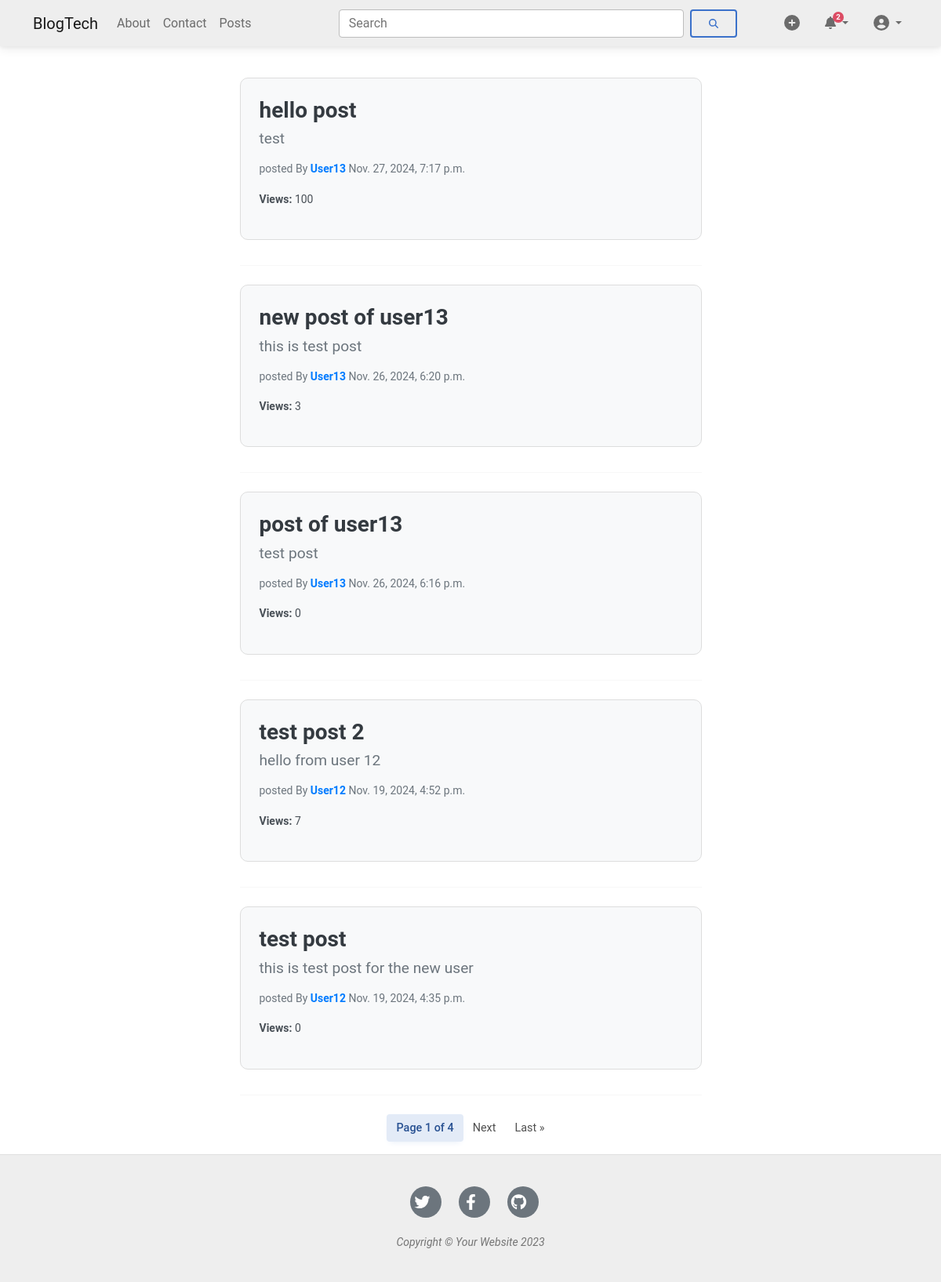
Screenshot of /posts/ (signed in) with the database file from the repository.
### blog/models.py (models this page shows, shortened)
class Post(models.Model):
    class Status(models.TextChoices):
        DRAFT = ("DF" , "Draft")
        PUBLISHED = ("PB" , "Published")
    title = models.CharField(max_length=255)
    author = models.ForeignKey(User , on_delete=models.CASCADE)
    slug = models.SlugField(max_length=255)
    body = models.TextField()
    bg_image = models.ImageField(upload_to="images/%Y/%m/%d/header_images")
    post_image = models.ImageField(upload_to="images/%Y/%m/%d/post_images")
    created_at = models.DateTimeField(auto_now_add=True)
    updated_at = models.DateTimeField(auto_now=True)
    publish = models.DateTimeField(default=timezone.now)
    status = models.CharField(max_length=2, choices=Status.choices , default=Status.PUBLISHED)
    views = models.PositiveBigIntegerField(default=0)
    likes = models.ManyToManyField(User , related_name="post_likes" , blank=True)
    class Meta:
        ordering = ['-publish']
        indexes = [
            models.Index(fields=['-publish'])
        ]
    def get_absolute_url(self):
        return reverse("post_details", args=[
            self.slug,
        ])

### blog/views.py (the view)
# urls.py: path('posts/' , home , name="home"),
@login_required
def home(request):
    page = HomePage.objects.all()[0]
    query = request.POST.get("q")
    if query:
        posts = Post.objects.filter(
            Q(title__icontains=query) | Q(body__icontains=query),
            status=Post.Status.PUBLISHED
        )
    else:
        posts = Post.objects.filter(status="PB")
    paginator = Paginator(posts , 5)
    page_number = request.GET.get('page')
    page_obj = paginator.get_page(page_number)
    return render(request, 'blog/home.html', {"page":page , 'page_obj':page_obj})

### blog/context_processors.py (called while the page is built)
def notifications_count(request):
    if isinstance(request.user, AnonymousUser):
        return {'unread_notifications_count': 0}
    unread_notifications = request.user.notifications.filter(is_read=False).count()
    return {'unread_notifications_count': unread_notifications}

### blog/templates/blog/home.html (shortened to what this page needs)
{% extends "base.html" %}
{% load static %}
{% block content %}
<div style="margin-top: 40px;">
    {% for post in page_obj %}
    <div class="container px-4 px-lg-5"  >
        <div class="row gx-4 gx-lg-5 justify-content-center">
            <div class="col-md-10 col-lg-8 col-xl-7">
                <div class="post-preview">
                    <a href="{{post.get_absolute_url}}">
                        <h2 class="post-title">{{ post.title }}</h2>
                        <h3 class="post-subtitle">{{post.body|truncatewords:30}}</h3>
                    </a>
                    <p class="post-meta">
                        posted By
                        <a href="{% url 'show_profile' post.author.id %}">{{post.author|capfirst|default:post.author.last_name}}</a>
                        {{ post.publish }}
                    </p>
                    <span><p><strong>Views:</strong> {{ post.views }}</p></span>
                </div>
                <hr class="my-4" />
            </div>
        </div>
    </div>
{% endfor %}
</div>
    <div class="pagination pagination-lg justify-content-center" >
        <ul class="pagination">
            <li class="page-item active"><span class="page-link">Page {{ page_obj.number }} of {{ page_obj.paginator.num_pages }}</span></li>
            {% if page_obj.has_next %}
                <li class="page-item"><a class="page-link" href="?page={{ page_obj.next_page_number }}">Next</a></li>
                <li class="page-item"><a class="page-link" href="?page={{ page_obj.paginator.num_pages }}">Last &raquo;</a></li>
            {% endif %}
        </ul>
    </div>
{% endblock content %}

### blog/templates/blog/home.html (style rules this page uses)
.post-preview { margin-bottom: 2rem; padding: 1.5rem; border: 1px solid #ddd; border-radius: 10px; background-color: #f8f9fa; transition: box-shadow 0.3s ease, transform 0.3s ease; }
.post-title { font-size: 1.75rem; font-weight: 700; color: #343a40; margin-bottom: 0.5rem; text-decoration: none; }
.post-subtitle { font-size: 1.2rem; font-weight: 400; color: #6c757d; margin-bottom: 1rem; }
.post-meta { font-size: 0.875rem; color: #6c757d; margin-top: 0.5rem; }
.post-meta a { color: #007bff; text-decoration: none; font-weight: 600; }
span p { font-size: 0.875rem; color: #495057; margin-top: 0.5rem; }
hr.my-4 { border: 0; border-top: 1px solid #ddd; margin: 2rem 0; }

### rows the page displays
Post: title "hello post", body "test", author "User13", publish "Nov. 27, 2024, 7:17 p.m.", views "100"
Post: title "new post of user13", body "this is test post", author "User13", publish "Nov. 26, 2024, 6:20 p.m.", views "3"
Post: title "post of user13", body "test post", author "User13", publish "Nov. 26, 2024, 6:16 p.m.", views "0"
Post: title "test post 2", body "hello from user 12", author "User12", publish "Nov. 19, 2024, 4:52 p.m.", views "7"
Post: title "test post", body "this is test post for the new user", author "User12", publish "Nov. 19, 2024, 4:35 p.m.", views "0"

### other values shown
{{ unread_notifications_count }} "2"
{{ page_obj.number }} "1"
{{ page_obj.paginator.num_pages }} "4"
